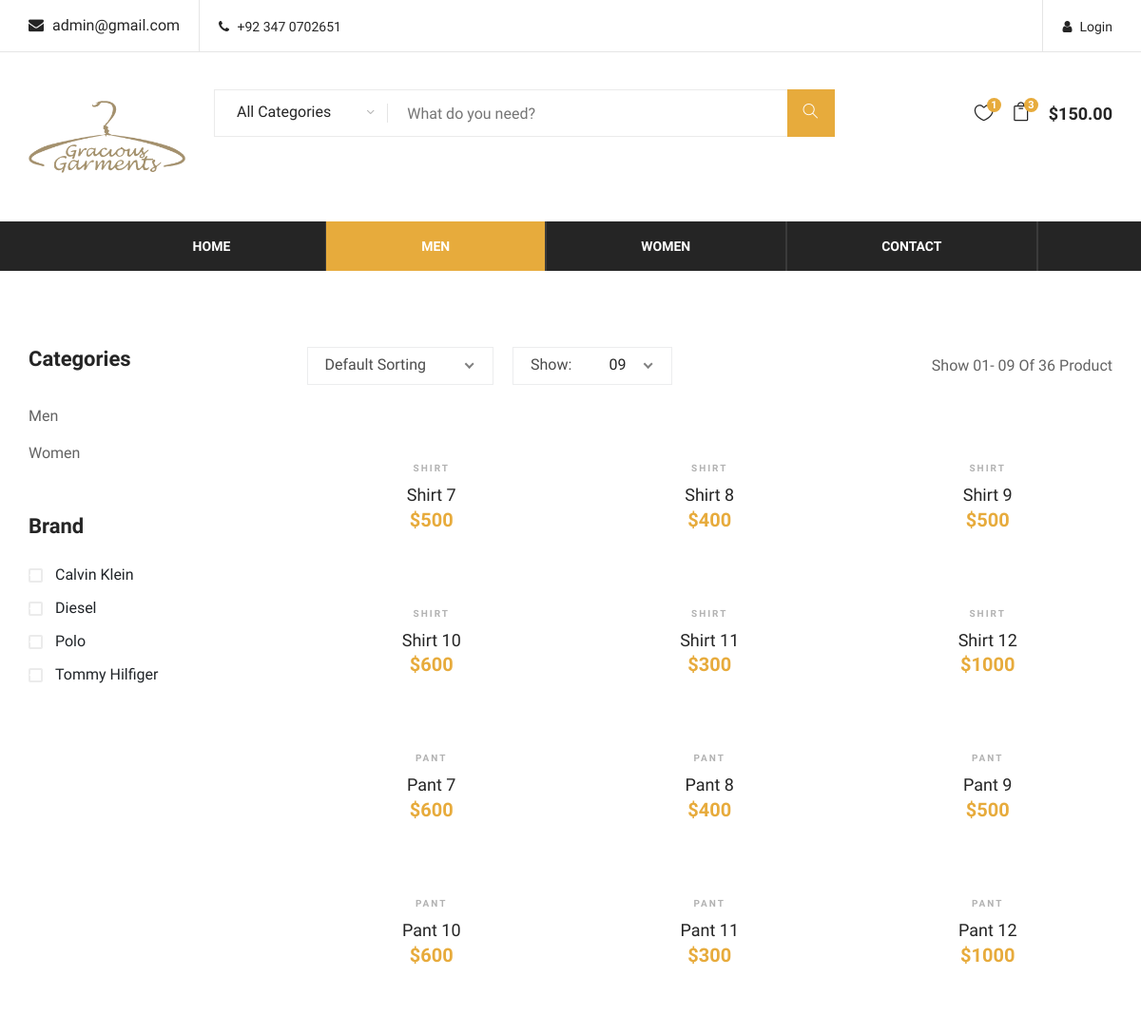
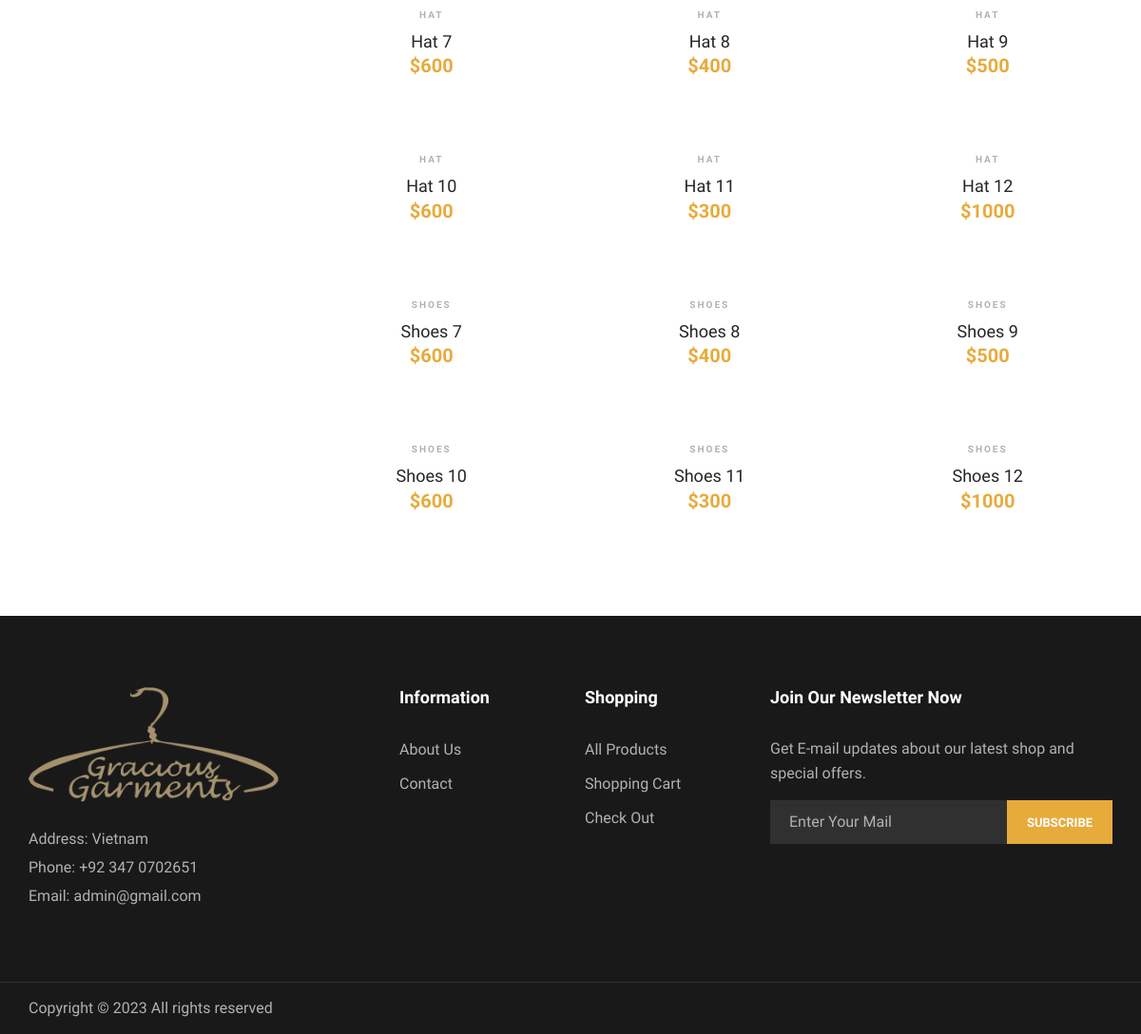
The page /women.php on the database its author committed (2 pictures, top to bottom).
### tables this page shows
CREATE TABLE `product` (
  `id` int(11) NOT NULL,
  `product_Name` varchar(150) NOT NULL,
  `price` varchar(50) NOT NULL,
  `category` varchar(50) NOT NULL,
  `gender` varchar(50) NOT NULL,
  `number` int(50) NOT NULL,
  `img` varchar(500) NOT NULL
);

### women.php (the view, shortened to what this page needs)
<?php
require("config.php");
$sql = "SELECT * FROM product where gender='women'";
$result = mysqli_query($conn, $sql);
?>
<!DOCTYPE html>
<html lang="zxx">
<head>
    <link rel="stylesheet" href="css/bootstrap.min.css" type="text/css">
    <link rel="stylesheet" href="css/font-awesome.min.css" type="text/css">
    <link rel="stylesheet" href="css/themify-icons.css" type="text/css">
    <link rel="stylesheet" href="css/elegant-icons.css" type="text/css">
    <link rel="stylesheet" href="css/owl.carousel.min.css" type="text/css">
    <link rel="stylesheet" href="css/nice-select.css" type="text/css">
    <link rel="stylesheet" href="css/jquery-ui.min.css" type="text/css">
    <link rel="stylesheet" href="css/slicknav.min.css" type="text/css">
    <link rel="stylesheet" href="css/style.css" type="text/css">
</head>
<body>
    <header class="header-section">
        <div class="header-top">
            <div class="container">
                <div class="ht-left">
                    <div class="mail-service">
                        <i class=" fa fa-envelope"></i> admin@gmail.com
                    </div>
                    <div class="phone-service">
                        <i class=" fa fa-phone"></i> +92 347 0702651
                    </div>
                </div>
                <div class="ht-right">
                    <a href="./login.php" class="login-panel"><i class="fa fa-user"></i>Login</a>
                </div>
            </div>
        </div>
        <div class="container">
            <div class="inner-header">
                <div class="row">
                    <div class="col-lg-2 col-md-2">
                        <div class="logo">
                            <a href="./index.php">
                                <img src="./logo-1.png" width="176px" alt="">
                            </a>
                        </div>
                    </div>
                    <div class="col-lg-7 col-md-7">
                        <div class="advanced-search">
                            <button type="button" class="category-btn">All Categories</button>
                            <div class="input-group">
                                <input type="text" placeholder="What do you need?">
                                <button type="button"><i class="ti-search"></i></button>
                            </div>
                        </div>
                    </div>
                    <div class="col-lg-3 text-right col-md-3">
                        <ul class="nav-right">
                            <li class="heart-icon">
                                <a href="#">
                                    <i class="icon_heart_alt"></i>
                                    <span>1</span>
                                </a>
                            </li>
                            <li class="cart-icon">
                                <a href="#">
                                    <i class="icon_bag_alt"></i>
                                    <span>3</span>
                                </a>
                            </li>
                            <li class="cart-price">$150.00</li>
                        </ul>
                    </div>
                </div>
            </div>
        </div>
        <div class="nav-item">
            <div class="container">
                <center>
                    <nav class="nav-menu mobile-menu">
                        <ul>
                            <li><a href="./index.php">Home</a></li>
                            <li class="active"><a href="./men.php">Men</a>
                            </li>
                            <li><a href="./women.php">Women</a>
                            </li>
                            <li><a href="./contact.php">Contact</a></li>
                        </ul>
                    </nav>
                </center>
            </div>
        </div>
    </header>
    <section class="product-shop spad">
        <div class="container">
            <div class="row">
                <div class="col-lg-3 col-md-6 col-sm-8 order-2 order-lg-1 produts-sidebar-filter">
                    <div class="filter-widget">
                        <h4 class="fw-title">Categories</h4>
                        <ul class="filter-catagories">
                            <li><a href="#">Men</a></li>
                            <li><a href="#">Women</a></li>
                        </ul>
                    </div>
                    <div class="filter-widget">
                        <h4 class="fw-title">Brand</h4>
                        <div class="fw-brand-check">
                            <div class="bc-item">
                                <label for="bc-calvin">
                                    Calvin Klein
                                    <span class="checkmark"></span>
                                </label>
                            </div>
                            <div class="bc-item">
                                <label for="bc-diesel">
                                    Diesel
                                    <span class="checkmark"></span>
                                </label>
                            </div>
                            <div class="bc-item">
                                <label for="bc-polo">
                                    Polo
                                    <span class="checkmark"></span>
                                </label>
                            </div>
                            <div class="bc-item">
                                <label for="bc-tommy">
                                    Tommy Hilfiger
                                    <span class="checkmark"></span>
                                </label>
                            </div>
                        </div>
                    </div>
                </div>
                <div class="col-lg-9 order-1 order-lg-2">
                    <div class="product-show-option">
                        <div class="row">
                            <div class="col-lg-7 col-md-7">
                                <div class="select-option">
                                </div>
                            </div>
                            <div class="col-lg-5 col-md-5 text-right">
                                <p>Show 01- 09 Of 36 Product</p>
                            </div>
                        </div>
                    </div>
                    <div class="product-list">
                        <div class="row">
                            <?php
                            while ($row = mysqli_fetch_array($result)) {
                            ?>
                                <div class="col-lg-4 col-sm-6">
                                    <div class="product-item">
                                        <div class="pi-pic">
                                        <a href="http://localhost:8080/BTaptech/priojecky1/eProject/product.php?id=<?php echo $row['id']?>">  <img src="<?php echo $row['img'] ?>" alt=""></img></a>
                                        </div>
                                        <div class="pi-text">
                                            <div class="catagory-name"><?php echo $row['category'] ?></div>
                                            <a href="#">
                                                <h5><?php echo $row['product_Name'] ?></h5>
                                            </a>
                                            <div class="product-price">
                                                $<?php echo $row['price'] ?>
                                            </div>
                                        </div>
                                    </div>
                                </div>
                            <?php
                            }
                            ?>
                        </div>
                    </div>
                </div>
            </div>
        </div>
    </section>
    <footer class="footer-section">
        <div class="container">
            <div class="row">
                <div class="col-lg-3">
                    <div class="footer-left">
                        <div class="footer-logo">
                            <a href="#"><img src="./logo-1.png" alt=""></a>
                        </div>
                        <ul>
                            <li>Address: Vietnam</li>
                            <li>Phone: +92 347 0702651</li>
                            <li>Email: admin@gmail.com</li>
                        </ul>
                    </div>
                </div>
                <div class="col-lg-2 offset-lg-1">
                    <div class="footer-widget">
                        <h5>Information</h5>
                        <ul>
                            <li><a href="#">About Us</a></li>
                            <li><a href="./contact.php">Contact</a></li>
                        </ul>
                    </div>
                </div>
                <div class="col-lg-2">
                    <div class="footer-widget">
                        <h5>Shopping</h5>
                        <ul>
                            <li><a href="./shop.php">All Products</a></li>
                            <li><a href="./shopping-cart.php">Shopping Cart</a></li>
                            <li><a href="./check-out.php">Check Out</a></li>
                        </ul>
                    </div>
                </div>
                <div class="col-lg-4">
                    <div class="newslatter-item">
                        <h5>Join Our Newsletter Now</h5>
                        <p>Get E-mail updates about our latest shop and special offers.</p>
                        <form action="#" class="subscribe-form">
                            <input type="text" placeholder="Enter Your Mail">
                            <button type="button">Subscribe</button>
                        </form>
                    </div>
                </div>
            </div>
        </div>
        <div class="copyright-reserved">
            <div class="container">
                <div class="row">
                    <div class="col-lg-12">
                        <div class="copyright-text">
                            Copyright &copy;
                             All rights reserved </i>
                        </div>
                    </div>
                </div>
            </div>
        </div>
    </footer>
</body>
</html>

### rows shown on the page
product: category "SHIRT", product_Name "Shirt 7", price "500"
product: category "SHIRT", product_Name "Shirt 8", price "400"
product: category "SHIRT", product_Name "Shirt 9", price "500"
product: category "SHIRT", product_Name "Shirt 10", price "600"
product: category "SHIRT", product_Name "Shirt 11", price "300"
product: category "SHIRT", product_Name "Shirt 12", price "1000"
product: category "PANT", product_Name "Pant 7", price "600"
product: category "PANT", product_Name "Pant 8", price "400"
product: category "PANT", product_Name "Pant 9", price "500"
product: category "PANT", product_Name "Pant 10", price "600"
product: category "PANT", product_Name "Pant 11", price "300"
product: category "PANT", product_Name "Pant 12", price "1000"
product: category "HAT", product_Name "Hat 7", price "600"
product: category "HAT", product_Name "Hat 8", price "400"
product: category "HAT", product_Name "Hat 9", price "500"
product: category "HAT", product_Name "Hat 10", price "600"
product: category "HAT", product_Name "Hat 11", price "300"
product: category "HAT", product_Name "Hat 12", price "1000"
product: category "SHOES", product_Name "Shoes 7", price "600"
product: category "SHOES", product_Name "Shoes 8", price "400"
product: category "SHOES", product_Name "Shoes 9", price "500"
product: category "SHOES", product_Name "Shoes 10", price "600"
product: category "SHOES", product_Name "Shoes 11", price "300"
product: category "SHOES", product_Name "Shoes 12", price "1000"
